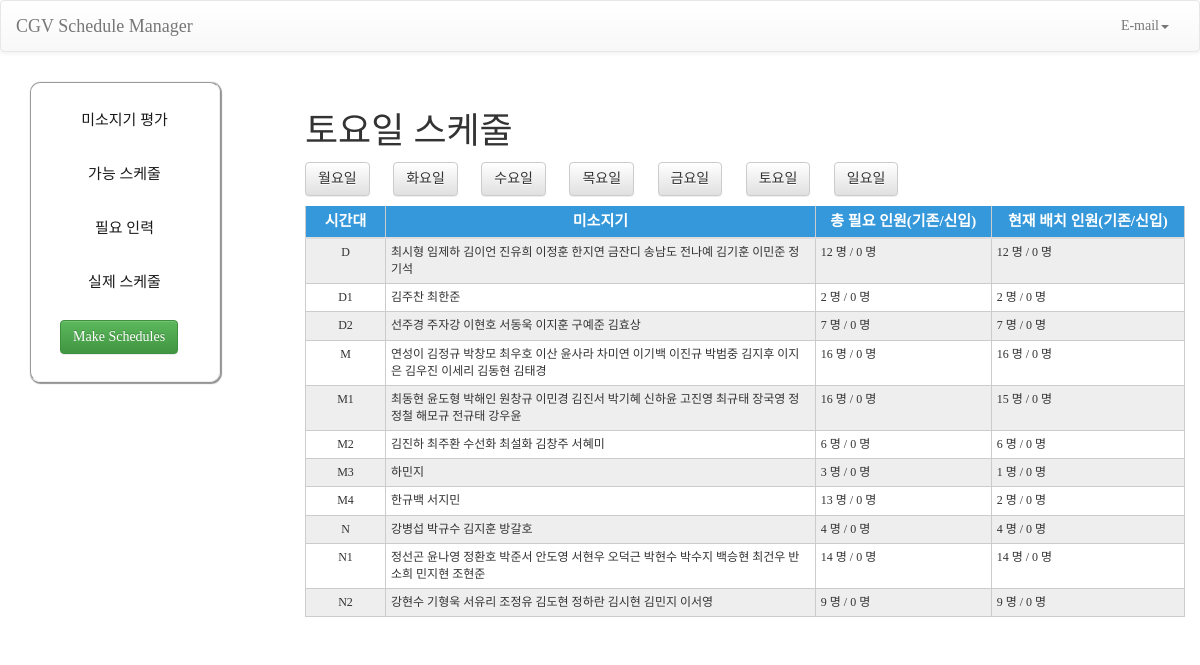
The page /manager/real/토요일/ on the database its author committed.
### miso/models.py (models this page shows, shortened)
class Day (models.Model):
    day_opt = (
        ('월요일', '월요일'),
        ('화요일', '화요일'),
        ('수요일', '수요일'),
        ('목요일', '목요일'),
        ('금요일', '금요일'),
        ('토요일', '토요일'),
        ('일요일', '일요일'),
    )
    time_opt = (
        ('D', '선오픈'),
        ('D1', '후오픈'),
        ('D2', '준오픈'),
        ('M', '선미들'),
        ('M1', '미들1'),
        ('M2', '미들2'),
        ('M3', '미들3'),
        ('M4', '늦미들'),
        ('N', '선마감'),
        ('N1', '마감'),
        ('N2', '후마감'),
    )
    day = models.CharField(max_length=10, choices=day_opt)
    time = models.CharField(max_length=5,choices=time_opt)
    needs = models.IntegerField(blank=True, default=5)
    needs_newcomer = models.IntegerField(blank=True, default=2)
    real_origin = models.IntegerField(blank=True, default=0)
    real_newcomer = models.IntegerField(blank=True, default=0)
    class Meta:
        unique_together = ('day', 'time')

class Real_schedule (models.Model):
    staff_id = models.ForeignKey(Staff, on_delete=models.CASCADE)
    day_id = models.ForeignKey (Day, on_delete=models.CASCADE)

class Staff (models.Model):
    name = models.CharField(max_length=45)
    phone = models.CharField(max_length=20)
    score = models.FloatField(blank=True, default=50)
    possible_N_days = models.IntegerField(blank=True, default=3)
    newcomer = models.BooleanField(blank=True, default=False)
    min_complete = models.BooleanField (blank=True, default=False)
    max_complete = models.BooleanField (blank=True, default=False)
    class Meta:
        unique_together = ('name', 'phone')

### miso/views.py (the view)
# urls.py: path('manager/real/<str:day>/', manageRealDayView, name='manager-real-day'),
def manageRealDayView(request, day):
    dayList = ['월요일', '화요일', '수요일', '목요일', '금요일', '토요일', '일요일']
    timeList = ['D', 'D1', 'D2', 'M', 'M1', 'M2', 'M3', 'M4', 'N', 'N1', 'N2']
    realAll = Real_schedule.objects.all()
    dayAll = Day.objects.all()
    staffAll = Staff.objects.all()
    context = {'day':day,'dayList':dayList, 'timeList':timeList,'realAll':realAll, 'dayAll':dayAll, 'staffAll':staffAll}
    return render(request, 'plan/manager_realSchedules_day.html', context)

### miso/templatetags/index.py (called while the page is built)
@register.filter
def index(List, i):
    return List[int(i)]

@register.filter
def get_needs(day):
    return day.needs

@register.filter
def get_needs_new(day):
    return day.needs_newcomer

@register.filter
def get_real_origin(day):
    return day.real_origin

@register.filter
def get_real_new(day):
    return day.real_newcomer

@register.filter
def filter_day(dayAll, day):
    return dayAll.filter(day=day)

@register.filter
def filter_time(days, time):
    return days.get(time=time)

@register.filter
def filter_real(dayid, realAll):
    return realAll.filter(day_id=dayid)

@register.filter
def get_staff(reals):
    staffList = []
    string=' '
    for real in reals:
        staffList.append(real.staff_id.name)
    return string.join(staffList)

### template/plan/manager_realSchedules_day.html (shortened to what this page needs)
{% load static %}
<html>
<head>
  <link rel="stylesheet" type="text/css" href="{% static 'css/bootstrap.css' %}"/>
  <link rel="stylesheet" type="text/css" href="{% static 'css/bootstrap.min.css' %}"/>
  <link rel="stylesheet" type="text/css" href="{% static 'css/bootstrap-theme.css' %}"/>
  <link rel="stylesheet" type="text/css" href="{% static 'css/bootstrap-theme.min.css' %}"/>
  <link rel="stylesheet" type="text/css" href="{% static 'css/miso.css' %}"/>
</head>
<body>
    <nav class="navbar navbar-default" role="navigation">
	  <div class="container-fluid">
	    <div class="navbar-header">
	      <a class="navbar-brand" href="/manager/">CGV Schedule Manager</a>
	    </div>
	    <div class="navbar-collapse collapse" id="navbar-collapse-1">
	      <ul class="nav navbar-nav navbar-right">
		<li class="dropdown">
		  <a href="#" class="dropdown-toggle" data-toggle="dropdown" role="button" aria-expanded="false">E-mail<span class="caret"></span></a>
		</li>
	      </ul>
	    </div>
	  </div>
	</nav>
	<div id="page-wrapper">
      <div id="sidebar-wrapper">
        <ul class="sidebar-nav nav nav-pills nav-stacked navbar-collapse">
          <li><a href="/manager/staff">미소지기 평가</a></li>
          <li><a href="/manager/possible">가능 스케줄</a></li>
          <li><a href="/manager/hr">필요 인력</a></li>
          <li><a href="/manager/real">실제 스케줄</a></li>
        </ul>
       	<ul class="sidebar-nav btn-padding-30">
          <button type="button" class="btn btn-success" onclick="openPopup();">Make Schedules</button>
       	</ul>
      </div>
      <div id="page-content-wrapper">
        <div class="container-fluid">
          <h1>{{day}} 스케줄</h1>
          {% for days in dayList %}
            <form action="/manager/real/{{days}}/">
                <button class="btn btn-default btn-md" type="submit">{{days}}</button>
            </form>
          {% endfor %}
          <table class="table table-condensed table-hover">
          <thead>
          <tr>
                <th>시간대</th>
                <th>미소지기</th>
                <th width="20%">총 필요 인원(기존/신입)</th>
                <th width="22%">현재 배치 인원(기존/신입)</th>
          </tr>
          </thead>
          <tbody>
              {% for time in timeList %}
          <tr>
            <td>{{time}}</td>
            <td>
                {% load index %}
                {{ dayAll | filter_day:day | filter_time:time | filter_real:realAll | get_staff }}
            </td>
            <td>
                    {{dayAll | filter_day:day | index:forloop.counter0 | get_needs}} 명 /
                    {{dayAll | filter_day:day | index:forloop.counter0 | get_needs_new}} 명
            </td>
              <td>
                    {{dayAll | filter_day:day | index:forloop.counter0 | get_real_origin}} 명 /
                    {{dayAll | filter_day:day | index:forloop.counter0 | get_real_new}} 명
            </td>
          </tr>
            {% endfor %}
          </tbody>
        </table>
        </div>
      </div>
    </div>
</body>
</html>

### static/css/miso.css (style rules this page uses)
body { font-family: cjm; }
#page-wrapper { padding-left: 250px; }
#sidebar-wrapper { position: fixed; background: rgba(255, 255, 255, 0.2); width: 190px; height: 300px; border: 1px inset; border-radius:10px; box-shadow:1px 1px 1px 1px #949494; margin-top: 10px; margin-left: -220px; overflow-x: hidden; overflow-y: auto; }
#page-content-wrapper { width: 100%; padding: 20px; margin-left: 20px; }
.sidebar-nav { width: 250px; margin: 0; padding: 0; list-style: none; }
.sidebar-nav button { position: fixed; left: 60px; top: 320px; }
.sidebar-nav li { text-indent: -4.5em; line-height: 1em; }
.sidebar-nav li a { display: block; text-decoration: none; font-size: 15px; text-align: center; color: #191919; }
.navbar .navbar-nav { display: inline-block; float: none; }

### template/plan/manager_realSchedules_day.html (style rules this page uses)
#page-content-wrapper button { margin-right: 20px; }
table { border-collapse: collapse; margin:10px auto; }
tr:nth-of-type(odd) { background: #eee; }
th { background: #3498db; color: white; font-weight: bold; text-align: center; font-size: 15px; }
td, th { padding: 10px; border: 1px solid #ccc; }
td { font-size: 12px; }
th:nth-of-type(1) { width: 80px; text-align: center; }
th:nth-of-type(n+2) { text-align: center; }
td:nth-of-type(1) { text-align: center; }
form { display: inline; }

### rows shown on the page
Day: id.staff_id_id "최시형 임제하 김이언 진유희 이정훈 한지연 금잔디 송남도 전나예 김기훈 이민준 정기석", needs "12", needs_newcomer "0", real_origin "12", real_newcomer "0"
Day: id.name "김주찬 최한준", needs "2", needs_newcomer "0", real_origin "2", real_newcomer "0"
Day: id.name "선주경 주자강 이현호 서동욱 이지훈 구예준 김효상", needs "7", needs_newcomer "0", real_origin "7", real_newcomer "0"
Day: id.staff_id_id "연성이 김정규 박창모 최우호 이산 윤사라 차미연 이기백 이진규 박범중 김지후 이지은 김우진 이세리 김동현 김태경", needs "16", needs_newcomer "0", real_origin "16", real_newcomer "0"
Day: id.staff_id_id "최동현 윤도형 박해인 원창규 이민경 김진서 박기혜 신하윤 고진영 최규태 장국영 정정철 해모규 전규태 강우윤", needs "16", needs_newcomer "0", real_origin "15", real_newcomer "0"
Day: id.name "김진하 최주환 수선화 최설화 김창주 서혜미", needs "6", needs_newcomer "0", real_origin "6", real_newcomer "0"
Day: id.name "하민지", needs "3", needs_newcomer "0", real_origin "1", real_newcomer "0"
Day: id.name "한규백 서지민", needs "13", needs_newcomer "0", real_origin "2", real_newcomer "0"
Day: id.name "강병섭 박규수 김지훈 방갈호", needs "4", needs_newcomer "0", real_origin "4", real_newcomer "0"
Day: id.staff_id_id "정선곤 윤나영 정환호 박준서 안도영 서현우 오덕근 박현수 박수지 백승현 최건우 반소희 민지현 조현준", needs "14", needs_newcomer "0", real_origin "14", real_newcomer "0"
Day: id.name "강현수 기형욱 서유리 조정유 김도현 정하란 김시현 김민지 이서영", needs "9", needs_newcomer "0", real_origin "9", real_newcomer "0"

### other values the page prints
{{ day }} "토요일"
{{ days }} "월요일" "화요일" "수요일" "목요일" "금요일" "토요일" "일요일"
{{ time }} "D" "D1" "D2" "M" "M1" "M2" "M3" "M4" "N" "N1" "N2"
